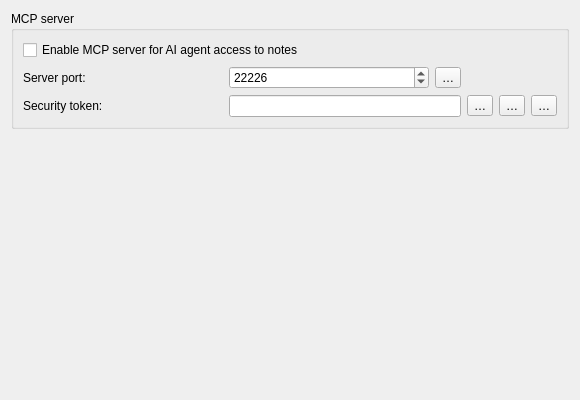
                 <widget class="QWidget" name="mcpServerScrollAreaContents">
                  <property name="geometry">
                   <rect>
                    <x>0</x>
                    <y>0</y>
                    <width>580</width>
                    <height>400</height>
                   </rect>
                  </property>
                  <layout class="QVBoxLayout" name="verticalLayout_mcpServer">
                   <item>
                    <widget class="QGroupBox" name="mcpServerGroupBox">
                     <property name="title">
                      <string>MCP server</string>
                     </property>
                     <layout class="QGridLayout" name="gridLayout_mcpServer">
                      <item row="0" column="0" colspan="6">
                       <widget class="QCheckBox" name="mcpServerEnabledCheckBox">
                        <property name="text">
                         <string>Enable MCP server for AI agent access to notes</string>
                        </property>
                       </widget>
                      </item>
                      <item row="1" column="0">
                       <widget class="QLabel" name="mcpServerPortLabel">
                        <property name="text">
                         <string>Server port:</string>
                        </property>
                       </widget>
                      </item>
                      <item row="1" column="1">
                       <widget class="QSpinBox" name="mcpServerPortSpinBox">
                        <property name="minimum">
                         <number>1</number>
                        </property>
                        <property name="maximum">
                         <number>65535</number>
                        </property>
                        <property name="value">
                         <number>22226</number>
                        </property>
                       </widget>
                      </item>
                      <item row="1" column="2">
                       <widget class="QToolButton" name="mcpServerPortResetButton">
                        <property name="toolTip">
                         <string>Reset the MCP server port</string>
                        </property>
                        <property name="text">
                         <string notr="true">…</string>
                        </property>
                        <property name="icon">
                         <iconset theme="edit-clear" resource="../breeze-qownnotes.qrc">
                          <normaloff>:/icons/breeze-qownnotes/16x16/edit-clear.svg</normaloff>:/icons/breeze-qownnotes/16x16/edit-clear.svg</iconset>
                        </property>
                       </widget>
                      </item>
                      <item row="2" column="0">
                       <widget class="QLabel" name="mcpServerTokenLabel">
                        <property name="text">
                         <string>Security token:</string>
                        </property>
                       </widget>
                      </item>
                      <item row="2" column="1" colspan="2">
                       <widget class="QLineEdit" name="mcpServerTokenLineEdit">
                        <property name="toolTip">
                         <string>If this is empty when saved, a new security token will be generated automatically.</string>
                        </property>
                        <property name="maxLength">
                         <number>32</number>
                        </property>
                        <property name="readOnly">
                         <bool>false</bool>
                        </property>
                        <property name="echoMode">
                         <enum>QLineEdit::EchoMode::Password</enum>
                        </property>
                       </widget>
                      </item>
                      <item row="2" column="3">
                       <widget class="QToolButton" name="mcpServerShowTokenButton">
                        <property name="toolTip">
                         <string>Show security token</string>
                        </property>
                        <property name="text">
                         <string notr="true">…</string>
                        </property>
                        <property name="icon">
                         <iconset theme="document-decrypt" resource="../breeze-qownnotes.qrc">
                          <normaloff>:/icons/breeze-qownnotes/16x16/document-decrypt.svg</normaloff>:/icons/breeze-qownnotes/16x16/document-decrypt.svg</iconset>
                        </property>
                       </widget>
                      </item>
                      <item row="2" column="4">
                       <widget class="QToolButton" name="mcpServerCopyTokenButton">
                        <property name="toolTip">
                         <string>Copy security token to clipboard</string>
                        </property>
                        <property name="text">
                         <string notr="true">…</string>
                        </property>
                        <property name="icon">
                         <iconset theme="edit-copy" resource="../breeze-qownnotes.qrc">
                          <normaloff>:/icons/breeze-qownnotes/16x16/edit-copy.svg</normaloff>:/icons/breeze-qownnotes/16x16/edit-copy.svg</iconset>
                        </property>
                       </widget>
                      </item>
                      <item row="2" column="5">
                       <widget class="QToolButton" name="mcpServerGenerateTokenButton">
                        <property name="toolTip">
                         <string>Generate new security token</string>
                        </property>
                        <property name="text">
                         <string notr="true">…</string>
                        </property>
                        <property name="icon">
                         <iconset theme="view-refresh" resource="../breeze-qownnotes.qrc">
                          <normaloff>:/icons/breeze-qownnotes/16x16/view-refresh.svg</normaloff>:/icons/breeze-qownnotes/16x16/view-refresh.svg</iconset>
                        </property>
                       </widget>
                      </item>
                     </layout>
                    </widget>
                   </item>
                   <item>
                    <spacer name="mcpServerVerticalSpacer">
                     <property name="orientation">
                      <enum>Qt::Vertical</enum>
                     </property>
                     <property name="sizeHint" stdset="0">
                      <size>
                       <width>20</width>
                       <height>40</height>
                      </size>
                     </property>
                    </spacer>
                   </item>
                  </layout>
                 </widget>
